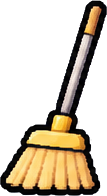
#> input picture art-source/extracted/level1/mop.png, 107 x 196 px, found by its file name
$ python clean_level1_mop.py
#> lines starting #> are read from the running program, lines starting #| are printed output that depends on the picture; after the words box and inside, x2 and y2 are one past the last pixel; in counts of white or black regions, pixels touching at a corner belong together
"""Remove white matte artifacts from the extracted Level 1 mop sprite only."""
from pathlib import Path
from collections import deque
from PIL import Image
import numpy as np

path=Path("art-source/extracted/level1/mop.png")
image=Image.open(path).convert("RGBA")
#> image is the input picture: PIL image 107x196 RGBA; mean R, G, B, A 59.6, 49.1, 31.6, 104.6
a=np.array(image)
rgb=a[:,:,:3].astype(np.int16)
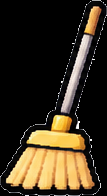
#> rgb: shape (196, 107, 3) int16; mean R, G, B 59.6, 49.1, 31.6
alpha=a[:,:,3]
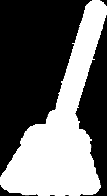
#> alpha: shape (196, 107); min 0, max 255, mean 104.6
h,w=alpha.shape
#> h = 196; w = 107
# Near-neutral, nearly white matte; leave colored mop strands and shaded handle alone.
print("Alpha distribution:", [(int(v),int((alpha==v).sum())) for v in [0,64,128,255]])
#| Alpha distribution: [(0, 12312), (64, 0), (128, 0), (255, 8584)]
print("Bright neutral pixel counts:",[(threshold,int(((rgb.min(axis=2)>=threshold)&((rgb.max(axis=2)-rgb.min(axis=2))<=50)&(alpha>0)).sum())) for threshold in [130,160,190,220]])
#| Bright neutral pixel counts: [(130, 824), (160, 683), (190, 541), (220, 142)]
white=(rgb.min(axis=2)>=160)&((rgb.max(axis=2)-rgb.min(axis=2))<=50)&(alpha>=120)
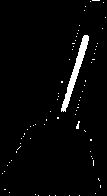
#> white: shape (196, 107) bool; 2.9% white; 74 white regions (73 under 20 px), largest, box (x1, y1, x2, y2) and area: (61, 35, 89, 112) 478
seen=np.zeros((h,w),dtype=bool)
removed=0
for y in range(h):
    for x in range(w):
        if not white[y,x] or seen[y,x]:continue
        q=deque([(y,x)]);seen[y,x]=True;component=[];touches_clear=False
        while q:
            cy,cx=q.popleft();component.append((cy,cx))
            for ny,nx in ((cy-1,cx),(cy+1,cx),(cy,cx-1),(cy,cx+1)):
                if not (0<=ny<h and 0<=nx<w):
                    touches_clear=True;continue
                if alpha[ny,nx]<64:touches_clear=True
                if white[ny,nx] and not seen[ny,nx]:
                    seen[ny,nx]=True;q.append((ny,nx))
        # Matte patches adjacent to clear background, including interior openings.
        # Ignore tiny white glints to avoid destroying genuine highlights.
        if touches_clear and len(component)>=3:
            print("Removing white patch:",len(component),"bbox",(min(x for y,x in component),min(y for y,x in component),max(x for y,x in component),max(y for y,x in component)))
            for cy,cx in component:a[cy,cx,3]=0
            removed+=len(component)
#> a: shape (196, 107, 4); 0.23% of pixels changed, all inside (x1, y1, x2, y2) = (61, 0, 101, 188)
#> after the loop, removed = 49
Image.fromarray(a,"RGBA").save(path,optimize=True)
print(f"Level 1 mop: {w}x{h}; cleared {removed} white-matte pixels")
#| Level 1 mop: 107x196; cleared 49 white-matte pixels

$ run again, with art-source/extracted/level1/bands.png copied over art-source/extracted/level1/mop.png
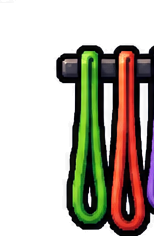
#> input picture art-source/extracted/level1/bands.png, 154 x 236 px, found by its file name
#> image is the input picture: PIL image 154x236 RGBA; mean R, G, B, A 43.4, 37.2, 26.4, 113.6
#> `alpha=a[:,:,3]`:
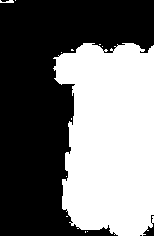
#> alpha: shape (236, 154); 44.5% white; 12 white regions (10 under 20 px), largest, box (x1, y1, x2, y2) and area: (53, 43, 154, 236) 16138, (0, 0, 14, 3) 29
#| Alpha distribution: [(0, 20159), (64, 0), (128, 0), (255, 16185)]
#| Bright neutral pixel counts: [(130, 1976), (160, 1829), (190, 1734), (220, 1615)]
#> white: shape (236, 154) bool; 5% white; 54 white regions (40 under 20 px), largest, box (x1, y1, x2, y2) and area: (104, 83, 113, 166) 515, (140, 83, 148, 168) 510, (62, 179, 67, 210) 117
#> after the loop `for y in range(h):`:
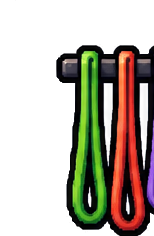
#> a: shape (236, 154, 4); 1.79% of pixels changed, all inside (x1, y1, x2, y2) = (0, 0, 154, 236); transparent parts drawn white
#| Level 1 mop: 154x236; cleared 650 white-matte pixels
